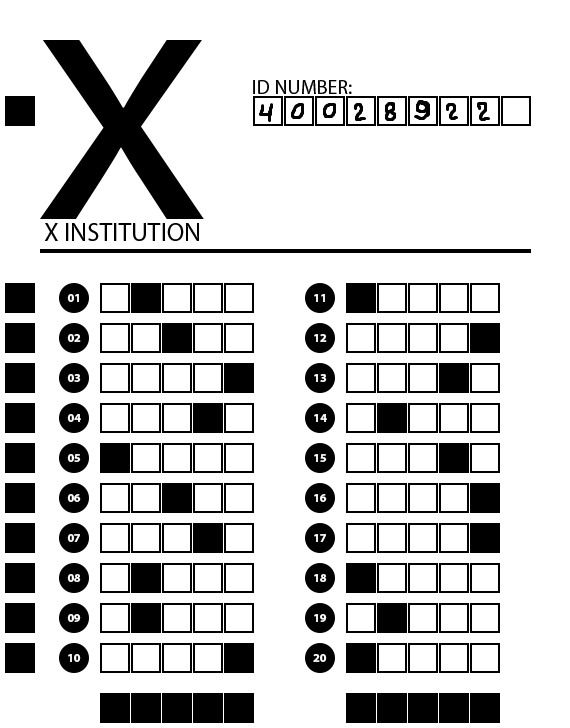
#> input picture img/final.png, 570 x 728 px
$ jupyter execute --allow-errors autoGrader.ipynb
#> lines starting #> are read from the running program, lines starting #| are printed output that depends on the picture; after the words box and inside, x2 and y2 are one past the last pixel; in counts of white or black regions, pixels touching at a corner belong together
<div align="center">

</div>

***

## 1. Introdução:
Neste projeto, vou criar um algoritmo para corrigir provas de múltipla escolha. Dada uma imagem do gabarito, o algoritmo deve transcrever os dígitos escritos à mão do "ID" e identificar qual alternativa foi marcada em cada questão. Para isso, criei um modelo de prova de múltipla escolha fictício apenas para fins de teste. Você pode vê-lo abaixo.

 **Bibliotecas utilizadas:**
  - **Scipy - find_peaks:** Dada uma lista, ele identificará todos os picos.
  - **Matplotlib:** Biblioteca base para gerar visualizações. (gráficos, mostrar imagens)
  - **Numpy:** Útil para fazer operações em matrizes.
  - **OpenCV:** Utilizada para ler e processar imagens.
  - **Keras:** Usaremos para criar nossa rede neural no final do projeto.
  - **Keras.datasets:** Utilizaremos o dataset MNIST para treinar nossa rede neural.

[cell 1]
from scipy.signal import find_peaks
import matplotlib.pyplot as plt
import numpy as np
import cv2 # openCV

mc_test = cv2.imread("img/final.png", cv2.IMREAD_GRAYSCALE)
#> mc_test is the input picture: shape (728, 570); min 0, max 255, mean 202.2

plt.figure(figsize=(7, 8))
plt.imshow(mc_test, cmap="gray")
plt.title("GABARITO DE TESTE")
plt.tight_layout()
plt.axis("off")
plt.show()

## 2. Pré-processamento de imagem:
Uma etapa crucial na visão computacional é pré-processar nossos dados. Pode ser qualquer coisa, como redimensionar, orientar ou corrigir cores em uma imagem. Por exemplo, se você deseja detectar objetos em uma imagem, pode usar um Filtro de  Sobel, ele enfatiza as bordas da imagem, tornando mais fácil para nosso modelo detectar cada objeto por sua forma. Nesta aplicação, usaremos técnicas de processamento muito mais básicas, explicarei todas elas abaixo:

 - **"Binarizar" imagem:** Aqui lidaremos com imagens em tons de cinza, ou seja, nossa imagem é uma matriz composta por valores que variam de 0 a 255. Para tornar nossa analise mais precisa, podemos binarizar nossa imagem, ou seja, transformar em 0 ou 1 (preto ou branco). Sendo "X" cada pixel em nossa imagem, aplicaremos a seguinte operação:

</br>
\begin{cases}
x=1, & \text{se } x \geq 127 \\
x=0, & \text{se } x < 127 \\
\end{cases}
</br>

 - **Erosão:** Resumidamente, essa técnica "encolhe" objetos na imagem. É muito útil para eliminar ruídos em nossa imagem, ou informações irrelevantes.


  - **Inverter cores:** Vamos inverter as cores da imagem para facilitar nossas análises. Para isso, vamos usar a função "bitwise_not" do openCV. (explicarei melhor posteriormente)

[cell 2]
processed_test = mc_test.copy() # manter a imagem original intacta

# "binzarizar" imagem
(thresh, binarified_test) = cv2.threshold(processed_test,
                                         127, 255, cv2.THRESH_BINARY)
#> binarified_test: shape (728, 570); 79.3% white; 203 black regions (23 under 20 px), largest, box (x1, y1, x2, y2) and area: (40, 40, 203, 219) 11669, (40, 249, 531, 253) 1964, (5, 96, 35, 126) 900

# erosion
kernel = np.ones((8,8),np.uint8)
eroded_test = cv2.morphologyEx(binarified_test, cv2.MORPH_CLOSE, kernel)
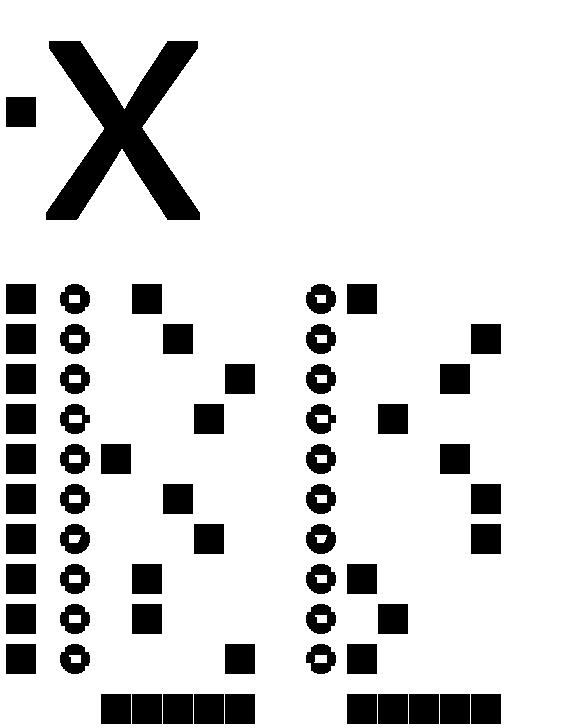
#> eroded_test: shape (728, 570); 85.4% white; 62 black regions, largest, box (x1, y1, x2, y2) and area: (46, 41, 200, 220) 11598, (6, 97, 36, 127) 900, (6, 284, 36, 314) 900

# inverter imagem
inverted_test = cv2.bitwise_not(eroded_test)

# visualizando cada transformação
p, plots = plt.subplots(1, 4, figsize=(12,12), dpi=120)

plots[0].imshow(processed_test, cmap="gray")
plots[0].title.set_text("Imagem original")

plots[1].imshow(binarified_test, cmap="gray")
plots[1].title.set_text("Imagem binarizada")

plots[2].imshow(eroded_test, cmap="gray")
plots[2].title.set_text("Imagem erodida")

plots[3].imshow(inverted_test, cmap="gray")
plots[3].title.set_text("Imagem \"invertida\"")

### removendo os eixos dos plots
for i in range(4):
    plots[i].axis("off")
    plots[i].axis("off")

## 3. Detecção de margem:
Você deve ter notado que temos alguns quadrados pretos à esquerda e na parte inferior do gabarito, eles são muito úteis para identificar onde está cada resposta; funcionam como "âncoras". Vou explicar como vamos usá-los na próxima parte, por enquanto, vamos apenas detectá-los.

Para fazer isso, podemos somar todas as colunas/linhas da imagem, como uma matriz. Como temos alguns grandes quadrados pretos empilhados, devemos ver alguns picos em cada eixo, por isso invertemos as cores da imagem. Como queremos analisar as áreas em preto, seria muito melhor representar a cor preta por 1, pois podemos somá-las, como no exemplo abaixo.

        0 1 1 1 1 | 4  -> soma das linhas (pico = 4)
        0 1 0 0 0 | 1
        0 1 0 0 0 | 1
        0 1 0 1 0 | 2
        ----------+
        0 4 1 2 1   ----> soma das colunas (pico = 4)


[cell 3]
# renomear a variável para melhorar o código
processed_test = inverted_test.copy()

sum_vertical   = processed_test.sum( axis = 0 ) # axis = 0 representa o eixo X
#> sum_vertical = 570 values, max 95625 at index 81, min 0 at index 0, mean 27036.7
sum_horizontal = processed_test.sum( axis = 1 ) # axis = 1 representa o eixo Y
#> sum_horizontal = 728 values, max 76500 at index 694, min 0 at index 0, mean 21168.9

# obter os picos de cada eixo
vertical_peaks   = find_peaks(sum_vertical)[0]
#> vertical_peaks = 28 values from 20 to 485
horizontal_peaks = find_peaks(sum_horizontal)[0]
#> horizontal_peaks = 57 values from 50 to 708


# gráficos dos picos
fig, (ax1, ax2, ax3) = plt.subplots(1, 3, figsize=(20, 6))

ax1.imshow(processed_test, cmap="gray")
ax1.title.set_text("Imagem original")
ax1.axis("off")

ax2.plot(sum_vertical, c="navy")
ax2.scatter(vertical_peaks, sum_vertical[vertical_peaks], c="r")
ax2.title.set_text("Soma das linhas com seus picos")
ax2.annotate("pico da margem", (vertical_peaks[0], sum_vertical[vertical_peaks][0]),
             xytext=(0.8, 0.95), textcoords="axes fraction",
             arrowprops=dict(facecolor="black", shrink=0.05),
             horizontalalignment="right", verticalalignment="top")

ax3.plot(sum_horizontal, c="navy")
ax3.scatter(horizontal_peaks, sum_horizontal[horizontal_peaks], c="r")
ax3.title.set_text("Soma das colunas com seus picos")
ax3.annotate("pico da margem", (horizontal_peaks[-1], sum_horizontal[horizontal_peaks][-1]),
             xytext=(0.8, 0.95), textcoords="axes fraction",
             arrowprops=dict(facecolor="black", shrink=0.05),
             horizontalalignment="right", verticalalignment="top")

plt.show()
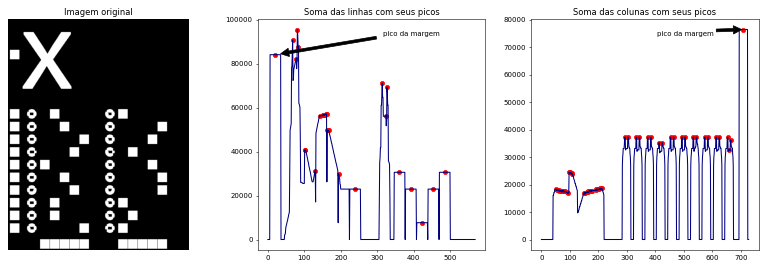
#> figure drawn by matplotlib, 3 panels; panel 2: curve peaks at x = 81, y = 95625; panel 3: curve peaks at x = 694, y = 76500

[cell 4]
height, width = mc_test.shape
#> height = 728; width = 570

plt.figure(figsize = (20,8))
plt.imshow(mc_test, cmap="gray")
plt.axis("off")
plt.title("Visualizando os picos da margem")

# visualizar cada pico na imagem
plt.vlines(vertical_peaks[0],   0, height, color="red")
plt.hlines(horizontal_peaks[-1], 0, width, color="red")

plt.show()
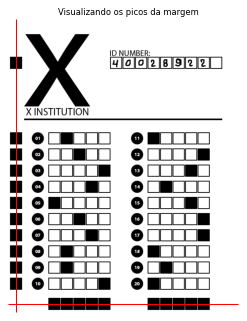
#> figure drawn by matplotlib, 1 panel

## 4. Detecção de alternativas:
As linhas vermelhas acima representam onde a margem deve estar. Como podemos ver, encaixou perfeitamente. Agora podemos finalmente tentar ler cada pergunta e ver qual delas está marcada! Para isso, devemos saber exatamente onde cada quadrado está localizado. Se conhecermos a coordenada y de cada margem a partir da esquerda e a coordenada x de cada quadrado a partir de baixo, podemos "cruzá-los" para obter cada quadrado, como ilustrei na imagem abaixo:

[cell 5]
# obter os valores da margem vertical
vertical_margin   = processed_test[:,  vertical_peaks[0]]
#> vertical_margin = 728 values, max 255 at index 97, min 0 at index 0, mean 115.6
# obter os valores da margem horizontal
horizontal_margin = processed_test[horizontal_peaks[-1], :]
#> horizontal_margin = 570 values, max 255 at index 101, min 0 at index 0, mean 134.2

# obter os picos em cada eixo
vertical_alternatives_peaks = find_peaks(vertical_margin)[0]
#> vertical_alternatives_peaks = [111, 298, 338, 378, 418, 458, 498, 538, 578, 618, 658]
horizontal_alternatives_peaks = find_peaks(horizontal_margin)[0]
#> horizontal_alternatives_peaks = [115, 146, 177, 208, 239, 361, 392, 423, 454, 485]

# plotando os picos
fig, (ax1, ax2) = plt.subplots(1,2, figsize=(15,3))

ax1.plot(vertical_margin, color="royalblue")
ax1.scatter(vertical_alternatives_peaks, vertical_margin[vertical_alternatives_peaks], color="navy")
ax1.title.set_text("Picos de cada bloco da margem vertical")

ax2.plot(horizontal_margin, color="royalblue")
ax2.scatter(horizontal_alternatives_peaks, horizontal_margin[horizontal_alternatives_peaks], color="navy")
ax2.title.set_text("Picos dos blocos na horizontal (A B C D E   A B C D E)")
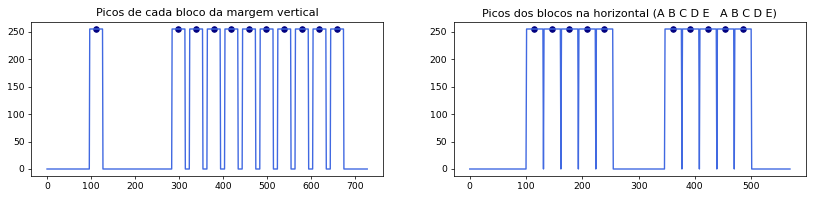
#> figure drawn by matplotlib, 2 panels; panel 1: curve peaks at x = 97, y = 255; panel 2: curve peaks at x = 101, y = 255

Agora que sabemos as coordenadas exatas de cada caixa, **como sabemos qual caixa está marcada?** Podemos apenas verificar se o pixel na interseção é preto. Se for, então é aquele marcado, mas é muito arriscado, pode ser um pouco de ruído na imagem, o que levaria a um erro. Para evitar isso, poderíamos verificar alguns pixels ao redor. Para isso, usei a variável **"neighborhood"**. A imagem abaixo ilustra brevemente a ideia geral:

Agora, ao invés de marcar apenas um pixel, vamos somar todos os pixels da área verde, se forem maiores que um determinado valor, podemos concluir que é aquele que foi marcado!

[cell 6]
# vamos checar 9 pixels ao redor (3x3)
neighborhood = 3

# vamos separar cada coluna (de 10 alternativas cada) em listas
first_column  = []
second_column = []

# como o primeiro pico vertical representa o "ID", vamos ignorar por agora
for x in vertical_alternatives_peaks[1:]:

    # identificar qual letra cada caixa representa (A,B,C,D,E)
    alternative_counter = 1

    for y in horizontal_alternatives_peaks:

        # selecionando os pixels na "vizinhança"
        marked_area = processed_test[ x - neighborhood : x + neighborhood :,
                                      y - neighborhood : y + neighborhood ]

        # somar todos os valores da matriz
        sum_marked_area = sum(sum(marked_area))

        if (sum_marked_area >= (neighborhood) ** 2):

            # alternative_counter <= 5 ~> pertence a primeira coluna
            if (alternative_counter <= 5):
                first_column.append(chr(64 + alternative_counter))

            # alternative_counter > 5 ~> pertence a segunda coluna
            else:
                second_column.append(chr(59 + alternative_counter))

        alternative_counter += 1
#> this loop made 10 passes
#> x on passes 1 to 10: 298, 338, 378, 418, 458, 498, 538, 578, 618, 658
#> after the loop, first_column = ['B', 'C', 'E', 'D', 'A', 'C', 'D', 'B', 'B', 'E']; second_column = ['A', 'E', 'D', 'B', 'D', 'E', 'E', 'A', 'B', 'A']


answers = first_column + second_column
#> answers = ['B', 'C', 'E', 'D', 'A', 'C', 'D', 'B', 'B', 'E', 'A', 'E', 'D', 'B', 'D', 'E', 'E', 'A', 'B', 'A']

print("ALTERNATIVAS PREVISTAS:", ", ".join(answers))
#| ALTERNATIVAS PREVISTAS: B, C, E, D, A, C, D, B, B, E, A, E, D, B, D, E, E, A, B, A

## 5. Detecção dos dígitos escritos a mão:

Como disse na introdução, agora criaremos uma rede neural convolucional (CNN) para reconhecer números escritos a mão. Mas antes de tudo isso, devemos cortar a seção de ID e processa-lá para obtermos melhores resultados.

***

- **"id_margin"** "Margem" para ler a seção toda dos dígitos

[cell 7]
# criando margem e recortando área de interesse
id_margin = 13

id_section = mc_test[ vertical_alternatives_peaks[0] - id_margin :
                      vertical_alternatives_peaks[0] + id_margin, horizontal_alternatives_peaks[4]:]

plt.imshow(id_section, cmap="gray")
plt.title("ID recortado")
plt.show()

[cell 8]
# vamos processar novamente a imagem, igual fizemos anteriormente

(thresh, binarified_id) = cv2.threshold(id_section, 127, 255, cv2.THRESH_BINARY)
#> binarified_id: shape (26, 331); 77.1% white; black in thin lines or dots, all inside (x1, y1, x2, y2) = (14, 0, 292, 26)

kernel = np.ones((3,3),np.uint8)
eroded_id = cv2.morphologyEx(binarified_id, cv2.MORPH_CLOSE, kernel)
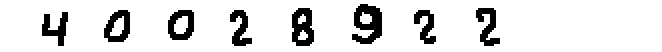
#> eroded_id: shape (26, 331) (shown 2 times larger); 88.2% white; 8 black regions, largest, box (x1, y1, x2, y2) and area: (176, 2, 191, 22) 188, (146, 4, 157, 23) 150, (52, 5, 65, 21) 123

inverted_id = cv2.bitwise_not(eroded_id)

plt.imshow(inverted_id, cmap="gray")
plt.title("ID processado")
plt.show()

***
#### Isolando números:

Até agora temos toda a seção de ID, agora só temos que isolar cada número e armazenar todos eles em uma lista para realizar a classificação individual. Para isso, faremos o mesmo que fizemos para detectar a margem, somaremos todas as colunas, devemos ver alguns picos em cada número. Com isso, só precisamos selecionar esses picos.

[cell 9]
# melhorar transformações
id_section = inverted_id.copy()

# somar para obter os picos
sum_id_y = id_section.sum(axis=0)
#> sum_id_y = 331 values, max 4845 at index 154, min 0 at index 0, mean 781.9

plt.annotate("Cada pico\nrepresenta\num número", (255, 4200))
plt.plot(sum_id_y)
plt.figure(figsize=(3, 1))
plt.show()
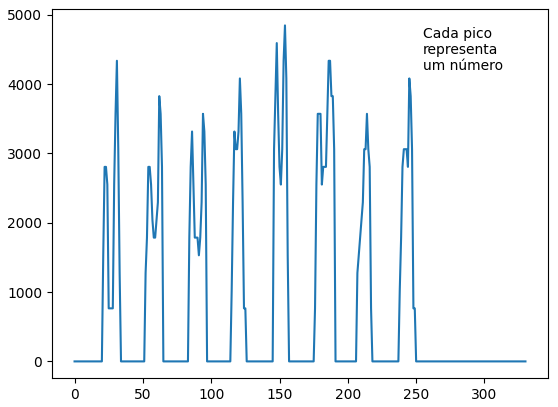
#> figure drawn by matplotlib, 1 panel; curve peaks at x = 154, y = 4845

Para isolar cada pico, tive uma ideia muito simples. Separei em "pré-pico" e "pós-pico": Nosso numero deve estar entre cada um deles

> Uma coordenada (X) é classificada como um **"pré-pico"** quando f(x) = 0 e f(x+1) > 0.
>
> Uma coordenada (X) é classificada como **"pós-pico"** quando f(x) > 0 e f(x+1) = 0.

Agora é só recortar a imagem do "pré-pico" até o "pós-pico" de cada número e armazená-los em uma lista.

[cell 10]
pre_peaks  = []
post_peaks = []
numbers = []

# margem de erro
number_margin = 5

# implementação da ideia acima
for x in range(1, (len(sum_id_y) - 1)):

    if (sum_id_y[x] == 0 and sum_id_y[x+1] > 0):
        pre_peaks.append(x)

    elif (sum_id_y[x] > 0 and sum_id_y[x+1] == 0):
        post_peaks.append(x)
#> after the loop, post_peaks = [33, 64, 96, 125, 156, 190, 217, 249]; pre_peaks = [20, 51, 83, 114, 145, 175, 206, 237]


for peaks in range(len(pre_peaks)):

    # isolando cada numero
    number = id_section[: , pre_peaks[peaks] - number_margin : post_peaks[peaks] + number_margin]

    # redimensionar para 28x28 pixels, pois é a dimensão das imagens do dataset MNIST
    resized_number = cv2.resize(number, [28,28], interpolation = cv2.INTER_AREA)

    # normalizar a imagem (transformar cada pixel num numero entre zero e um)
    resized_img = resized_number / 255

    numbers.append(resized_img)
#> this loop made 8 passes
#> pass 1, `number = id_section[: , pre_peaks[peaks] - number_margin : post_peaks[..`:
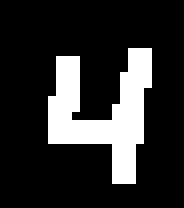
#> number: shape (26, 23) (shown 8 times larger); 18.1% white; 1 white region, box (x1, y1, x2, y2) and area: (6, 6, 19, 23) 108
#> after the loop:
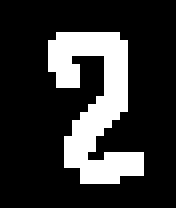
#> number: shape (26, 22) (shown 8 times larger); 20.6% white; 1 white region, box (x1, y1, x2, y2) and area: (6, 4, 18, 23) 118
#> after the loop, numbers = 8 items

len_numbers = len(numbers)
#> len_numbers = 8
print("Temos %s números" % len_numbers)
#| Temos 8 números

fig, ax = plt.subplots(1,len_numbers, figsize=(15,3))

for n in range(len_numbers):
    ax[n].imshow(numbers[n])
    ax[n].axis("off")
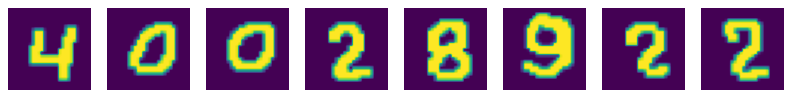
#> figure drawn by matplotlib, 8 panels

[cell 11]
from keras.layers import Activation, Conv2D, MaxPooling2D, Flatten, Dropout, Dense
from keras.utils.np_utils import to_categorical
from keras.utils.vis_utils import plot_model
from keras.models import Sequential
from keras.datasets import mnist

# import mnist dataset -- this might take a bit
#> (the rest of this cell did not finish here and is left out)

## 6. Processando imagens
Como podemos observar acima, as imagens são muito diferentes, vamos processar as imagens do nosso ID para que nossa rede neural tenha êxito em prever quais dígitos foram escritos. Para isso, vamos usar a mesma operação que utilizamos no início, vamos **erodir** nossas imagens.

[cell 12]
num_prep = numbers.copy()
#> num_prep = 8 items
processed_numbers = []

kernel = np.ones((2, 2), np.uint8)

for img in num_prep:
    img_erosion = cv2.erode(img, kernel, iterations=2)
    processed_numbers.append(img_erosion)
#> this loop made 8 passes
#> pass 3, `img_erosion = cv2.erode(img, kernel, iterations=2)`:
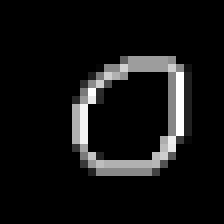
#> img_erosion: shape (28, 28) float64 (shown 8 times larger); min 0, max 1, mean 0.0746
#> after the loop, processed_numbers = 8 items

# plot MNIST x ID
fig, (ax1, ax2) = plt.subplots(1,2, dpi=80)

ax1.imshow(processed_numbers[0])
ax1.title.set_text("ID processado")

#> (the rest of this cell did not finish here and is left out)

Com essa transformações, vemos que nossa imagem do ID agora se parece muito com a imagem do MNIST, então nossa rede neural será capaz de ler nossos dígitos com maior precisão.

***

## 7. Criando nossa rede neural convolucional
Na célula abaixo, usaremos algumas técnicas para pré-processar os dados antes de enviá-los à nossa rede neural.
- **Normalizar dados:** Todas as imagens do conjunto de dados MNIST são valores de 0 a 255; vamos dividir todos os valores por 255. Dessa forma, todos os valores agora estão entre 0 e 1. Redes neurais tendem a funcionar melhor com valores pequenos.

- **One hot encoding:** Como estamos tentando classificar dígitos, temos 10 possibilidades. Com um hot encoding, vamos transformar cada label em um vetor cheio de zeros, onde tem um 1 na posição do label correspondente, ex:

   ***0 → [1, 0, 0, 0, 0, 0, 0, 0, 0]<br>
   1 → [0, 1, 0, 0, 0, 0, 0, 0, 0]<br>
   2 → [0, 0, 1, 0, 0, 0, 0, 0, 0]<br>
   etc...***

#> (a cell that did not finish here is left out)

***
#### Criando o modelo de rede neural:

Agora vamos criar nossa rede neural. Não vou explicar em detalhes o que cada função faz ou como elas funcionam. Vou apenas fazer um rápido resumo.

- **Conv2D:** adiciona uma camada convolucional, que é o bloco de construção de uma rede neural convolucional; basicamente resume as características "memoráveis" de uma determinada parte da imagem.
- **Max Pooling:** Uma camada de pooling "resume" uma camada, temos algumas variações delas. Neste caso, estou usando a "max pooling", você pode verificar quais são as outras camadas de pooling nos artigos abaixo.
- **Flatten:** Vamos "achatar" das camadas para encaixar em nossa rede neural.
- **Dense:** Conecta totalmente uma camada a outra usando N unidades.
- **Dropout:** tem uma pequena chance de ignorar certas partes da rede neural no treinamento. É usado para evitar **overfits**, forçando a IA a aprender diversos padrões em nós diferentes.

> **Overfit** é um termo usado para descrever quando o modelo de IA se ajusta exatamente aos dados de treinamento, perdendo a capacidade de generalizar dados não vistos. É como decorar um livro inteiro, palavra por palavra para uma prova. Você provavelmente falhará porque não será capaz de generalizar perguntas não vistas sobre o assunto.

***

Recomendo ler esses artigos se você quiser aprender mais sobre:
- https://gaussian37.github.io/dl-concept-cnn/
- https://towardsdatascience.com/a-comprehensive-guide-to-convolutional-neural-networks-the-eli5-way-3bd2b1164a53
- https://docs.aws.amazon.com/machine-learning/latest/dg/model-fit-underfitting-vs-overfitting.html

#> (a cell that did not finish here is left out)

#> (a cell that did not finish here is left out)

#> (a cell that did not finish here is left out)

No pipeline de machine learning, o processo de treinamento geralmente é o mais demorado, dependendo dos seus dados. Felizmente, não precisamos treiná-lo todas as vezes, podemos treiná-lo apenas uma vez e salvar os pesos. Então, da próxima vez que precisarmos prever algum número, podemos simplesmente carregar os pesos e estamos prontos.

No Keras, podemos salvar os pesos usando a função **"save_weights"**.

[cell 17]
# model.save_weights("MNIST.h5"')

***
A maneira como o Keras (e outras bibliotecas) gera as previsões pode ser confusa em primeira vista. Suponhamos que temos a imagem de um número; nós o inserimos em nosso modelo. Deverá retornar uma lista com 10 elementos, onde cada elemento corresponde a possibilidade daquela imagem ser o termo, ex:

[cell 18]
# converter lista de números para um array e mudar seus tamanhos
numbers_array = np.asarray(processed_numbers).reshape(-1,28,28,1)

# prever cada digito
#> (the rest of this cell did not finish here and is left out)

***
### 8. Conclusão:
Tudo pronto, agora vamos fazer uma simulação. Vamos supor que todas as respostas da prova foram a letra A, como esse estudante se sairia?

[cell 19]
number_questions = 20
correct_answers = ["A"] * number_questions # "A" N vezes (aqui N=20)
correct = 0

for a in range(len(answers)):

    if (answers[a] == correct_answers[a]):
        correct += 1
#> this loop made 20 passes
#> after the loop, correct = 4

#> (the rest of this cell did not finish here and is left out)
